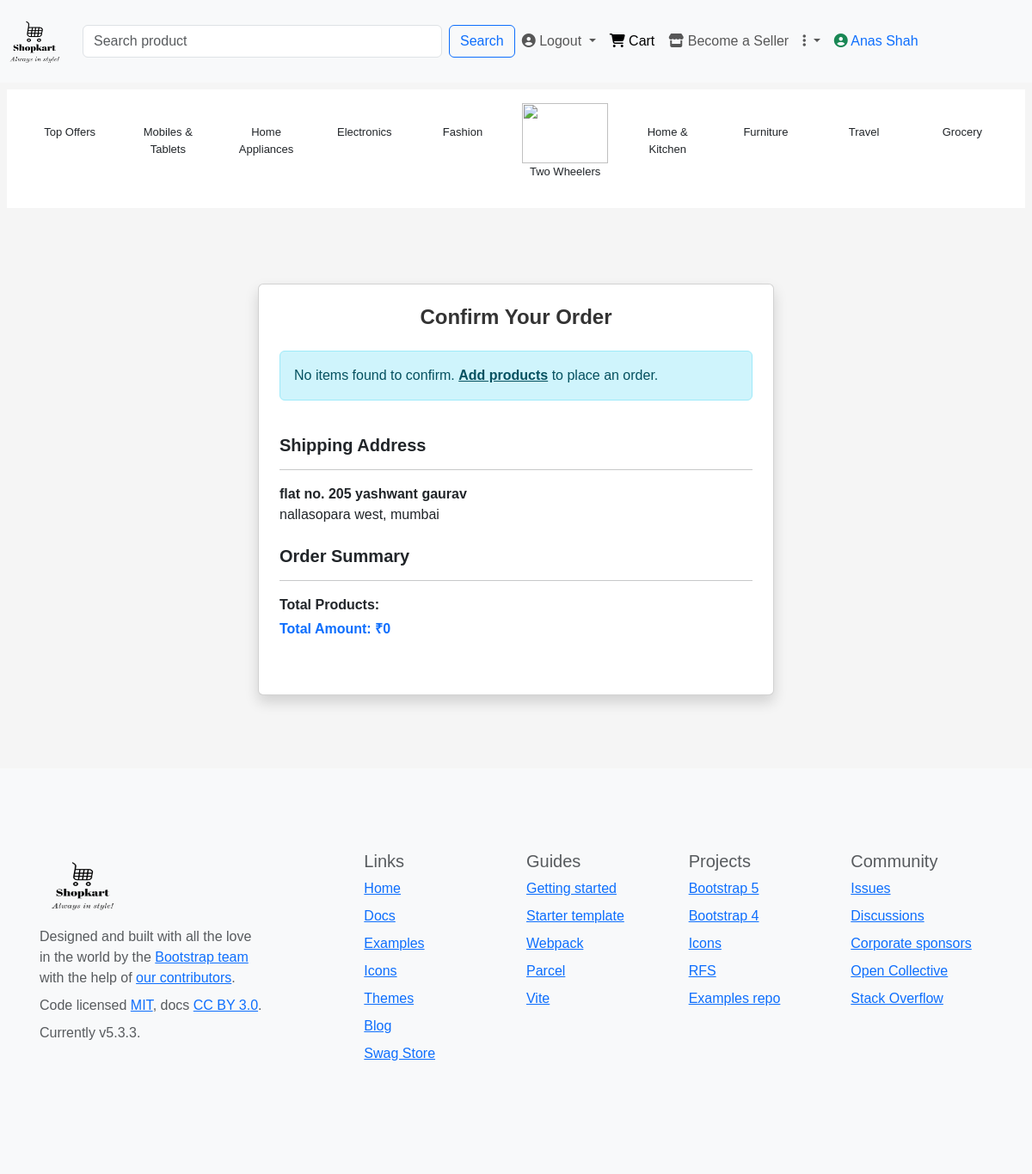
Page /confirm_order/1/ (signed in) on the committed database.
### account/models.py (models this page shows, shortened)
class CustomUser(AbstractUser):
    contact = models.CharField(max_length=10,blank=True,null=True)
    groups = models.ManyToManyField('auth.Group',related_name="account_user_set",blank=True)
    user_permissions = models.ManyToManyField('auth.Permission',related_name='account_user_permission_set',blank=True)
    class Meta:
        indexes = [
            models.Index(fields=['username']),
            models.Index(fields=['email']),
        ]

### product/models.py (models this page shows)
class ShippingAddress(models.Model):
    customer = models.ForeignKey(Customer,on_delete=models.CASCADE)
    address_line1 = models.CharField(max_length=50)
    landmark = models.CharField(max_length=50)
    city = models.CharField(max_length=50)
    state= models.CharField(max_length=50)
    pincode = models.CharField(max_length=6,validators=[RegexValidator(r'^\d{6}$','Enter a valid 6 digit pincode')])

### account/views.py (the view)
# urls.py: path('confirm_order/<int:id>/',views.confirm_order,name="confirm_order"),
def confirm_order(request,id):
    if request.user.is_authenticated:
        cart_item = Cart.objects.filter(customer=request.user)
        address = ShippingAddress.objects.get(id=id)
        total_amount=0
        for item in cart_item:
            total_amount += item.product.price * item.quantity
        context={
            'cart_items':cart_item,
            'address':address,
            'total_amount':total_amount
        }
        return render(request,'confirm_order.html',context)
    else:
        return redirect('signin')

### templates/confirm_order.html (shortened to what this page needs)
{% extends "base.html" %}
{% block content %}
<div class="container d-flex justify-content-center align-items-center" style="min-height: 80vh;">
  <div class="card p-4 shadow" style="max-width: 600px; width: 100%;">
    <h2 class="fw-bold mb-4 text-center" style="font-size: 24px; color: #333;">Confirm Your Order</h2>
    <div class="mb-4">
      {% if cart_items %}
      <h5 class="fw-bold">Order Details</h5>
      <hr>
      {% for item in cart_items %}
      <div class="d-flex justify-content-between align-items-center mb-2">
        <div>
          <strong>{{ item.product.title }}</strong>
          <p class="mb-0 text-muted">Quantity: {{ item.quantity }}</p>
        </div>
        <div>
          <span>₹{{ item.product.price }}</span>
        </div>
      </div>
      {% endfor %}
      {% else %}
      <div class="alert alert-info" role="alert">
        No items found to confirm. <a href="{% url 'index' %}" class="alert-link">Add products</a> to place an order.
      </div>
      {% endif %}
    </div>
    <div class="mb-4">
      <h5 class="fw-bold">Shipping Address</h5>
      <hr>
      <p class="mb-0">
        <strong>{{ address.address_line1 }}</strong><br>
        {{ address.landmark }}, {{ address.city }}
      </p>
    </div>
    <div class="mb-4">
      <h5 class="fw-bold">Order Summary</h5>
      <hr>
      <p class="mb-1"><strong>Total Products: </strong>{{ total_items }}</p>
      <p class="fw-bold text-primary">Total Amount: ₹{{ total_amount }}</p>
    </div>
  </div>
</div>
{% endblock content %}

### templates/base.html (shortened to what this page needs)
{% load static %}
<!DOCTYPE html>
<html lang="en">
<head>
    <link href="https://cdn.jsdelivr.net/npm/bootstrap@5.3.3/dist/css/bootstrap.min.css" rel="stylesheet">
    <link rel="stylesheet" href="{% static 'css/style.css' %}">
</head>
<body>
    {% block header %}
        <div class="row">
            <nav class="navbar navbar-expand-lg bg-body-tertiary">
                <div class="container-fluid">
                    <a class="navbar-brand" href="{% url 'index' %}">
                        <img src="{% static 'images/Shopkart-logos_black.png' %}" alt="Bootstrap" width="80" height="70">
                    </a>
                  <div class="collapse navbar-collapse" id="navbarSupportedContent">
                    <form class="d-flex" role="search" action="{% url 'search_bar' %}">
                        <input class="form-control me-2" type="search" placeholder="Search product" name="search_bar" size="40" aria-label="Search">
                        <button class="btn btn-outline-primary" type="submit">Search</button>
                      </form>
                    <ul class="navbar-nav me-auto mb-2 mb-lg-0">
                        <li class="nav-item dropdown">
                        {% if user.is_authenticated %}
                        <a class="nav-link dropdown-toggle" href="{% url 'signout' %}" role="button" aria-expanded="false">
                            <i class="fa-solid fa-circle-user"></i> Logout
                        </a>
                        {% endif %}
                      </li>
                      <li class="nav-item">
                        <a class="nav-link active" aria-current="page" href="{% url 'cart' %}"><i class="fa-solid fa-cart-shopping"></i> Cart</a>
                      </li>
                      <li class="nav-item">
                        <a class="nav-link" href="{% url 'seller_signup' %}"><i class="fa-solid fa-store"></i> Become a Seller</a>
                      </li>
                      <li class="nav-item dropdown">
                        <a class="nav-link dropdown-toggle" href="#" role="button" data-bs-toggle="dropdown" aria-expanded="false">
                          <i class="fa-solid fa-ellipsis-vertical"></i>
                        </a>
                      </li>
                      {% if user.is_authenticated %}
                      <li class="nav-item">
                        <a class="nav-link text-primary" href="#"><i class="fa-solid fa-circle-user text-success"></i> {{user.first_name|capfirst}} {{user.last_name|capfirst}}</a>
                      </li>
                      {% endif %}
                    </ul>
                  </div>
                </div>
              </nav>
        </div>
          <div class="row bg-white m-2 p-3 f-size" >
            <div class="col text-center">
              <p>Top Offers</p>
            </div>
            <div class="col text-center">
              <a href="{% url 'category' %}?product=mobiles and tablets" class="nav-link">
              <p>Mobiles & Tablets</p>
            </a>
            </div>
            <div class="col text-center">
              <a href="{% url 'category' %}?product=home appliances" class="nav-link">
              <p>Home Appliances</p>
            </a>
            </div>
            <div class="col text-center">
              <a href="{% url 'category' %}?product=electronics" class="nav-link">
              <p>Electronics</p>
              </a>
            </div>
            <div class="col text-center">
              <a href="{% url 'category' %}?product=fashion" class="nav-link">
              <p>Fashion</p>
            </a>
            </div>
            <div class="col text-center">
              <a href="{% url 'category' %}?product=two wheelers" class="nav-link">
              <img src="https://akm-img-a-in.tosshub.com/indiatoday/images/story/202302/hero_splendor-sixteen_nine.png?VersionId=BNdkCXSQrRCwBCgHkhSIlwu7NKDBtkln&size=690:388" alt="" height="70px" width="100px">
              <p>Two Wheelers</p>
            </a>
            </div>
            <div class="col text-center">
              <a href="{% url 'category' %}?product=Home & Kitchen" class="nav-link">
              <p>Home & Kitchen</p>
              </a>
            </div>
            <div class="col text-center">
              <p>Furniture</p>
            </div>
            <div class="col text-center">
              <p>Travel</p>
            </div>
            <div class="col text-center">
              <p>Grocery</p>
            </div>
          </div>
    {% endblock header %}
     {% block content %}
     {% endblock content %}
     {% block footer %}
     <div class="row">
        <footer class="bd-footer py-4 py-md-5 mt-1 bg-body-tertiary">
          <div class="container py-4 py-md-5 px-4 px-md-3 text-body-secondary">
            <div class="row">
              <div class="col-lg-3 mb-3">
                <a class="d-inline-flex align-items-center mb-2 text-body-emphasis text-decoration-none" href="/" aria-label="Bootstrap">
                  <img src="{% static 'images/Shopkart-logos_black.png' %}" alt="" width="100" height="80">
                </a>
                <ul class="list-unstyled small">
                  <li class="mb-2">Designed and built with all the love in the world by the <a href="/docs/5.3/about/team/">Bootstrap team</a> with the help of <a href="https://github.com/twbs/bootstrap/graphs/contributors">our contributors</a>.</li>
                  <li class="mb-2">Code licensed <a href="https://github.com/twbs/bootstrap/blob/main/LICENSE" target="_blank" rel="license noopener">MIT</a>, docs <a href="https://creativecommons.org/licenses/by/3.0/" target="_blank" rel="license noopener">CC BY 3.0</a>.</li>
                  <li class="mb-2">Currently v5.3.3.</li>
                </ul>
              </div>
              <div class="col-6 col-lg-2 offset-lg-1 mb-3">
                <h5>Links</h5>
                <ul class="list-unstyled">
                  <li class="mb-2"><a href="/">Home</a></li>
                  <li class="mb-2"><a href="/docs/5.3/">Docs</a></li>
                  <li class="mb-2"><a href="/docs/5.3/examples/">Examples</a></li>
                  <li class="mb-2"><a href="https://icons.getbootstrap.com/">Icons</a></li>
                  <li class="mb-2"><a href="https://themes.getbootstrap.com/">Themes</a></li>
                  <li class="mb-2"><a href="https://blog.getbootstrap.com/">Blog</a></li>
                  <li class="mb-2"><a href="https://cottonbureau.com/people/bootstrap" target="_blank" rel="noopener">Swag Store</a></li>
                </ul>
              </div>
              <div class="col-6 col-lg-2 mb-3">
                <h5>Guides</h5>
                <ul class="list-unstyled">
                  <li class="mb-2"><a href="/docs/5.3/getting-started/">Getting started</a></li>
                  <li class="mb-2"><a href="/docs/5.3/examples/starter-template/">Starter template</a></li>
                  <li class="mb-2"><a href="/docs/5.3/getting-started/webpack/">Webpack</a></li>
                  <li class="mb-2"><a href="/docs/5.3/getting-started/parcel/">Parcel</a></li>
                  <li class="mb-2"><a href="/docs/5.3/getting-started/vite/">Vite</a></li>
                </ul>
              </div>
              <div class="col-6 col-lg-2 mb-3">
                <h5>Projects</h5>
                <ul class="list-unstyled">
                  <li class="mb-2"><a href="https://github.com/twbs/bootstrap" target="_blank" rel="noopener">Bootstrap 5</a></li>
                  <li class="mb-2"><a href="https://github.com/twbs/bootstrap/tree/v4-dev" target="_blank" rel="noopener">Bootstrap 4</a></li>
                  <li class="mb-2"><a href="https://github.com/twbs/icons" target="_blank" rel="noopener">Icons</a></li>
                  <li class="mb-2"><a href="https://github.com/twbs/rfs" target="_blank" rel="noopener">RFS</a></li>
                  <li class="mb-2"><a href="https://github.com/twbs/examples/" target="_blank" rel="noopener">Examples repo</a></li>
                </ul>
              </div>
              <div class="col-6 col-lg-2 mb-3">
                <h5>Community</h5>
                <ul class="list-unstyled">
                  <li class="mb-2"><a href="https://github.com/twbs/bootstrap/issues" target="_blank" rel="noopener">Issues</a></li>
                  <li class="mb-2"><a href="https://github.com/twbs/bootstrap/discussions" target="_blank" rel="noopener">Discussions</a></li>
                  <li class="mb-2"><a href="https://github.com/sponsors/twbs" target="_blank" rel="noopener">Corporate sponsors</a></li>
                  <li class="mb-2"><a href="https://opencollective.com/bootstrap" target="_blank" rel="noopener">Open Collective</a></li>
                  <li class="mb-2"><a href="https://stackoverflow.com/questions/tagged/bootstrap-5" target="_blank" rel="noopener">Stack Overflow</a></li>
                </ul>
              </div>
            </div>
          </div>
        </footer>
       </div>
     {% endblock footer %}
</body>
</html>

### static/css/style.css (style rules this page uses)
body { background-color: whitesmoke; }
* { font-size: 16px; font-family: Arial, Helvetica, sans-serif; }
.f-size p { font-size: 13px; }

### rows in the picture
CustomUser: first_name "Anas", last_name "Shah"
ShippingAddress: address_line1 "flat no. 205 yashwant gaurav", landmark "nallasopara west", city "mumbai"

### other values in the picture
{{ total_amount }} "0"
